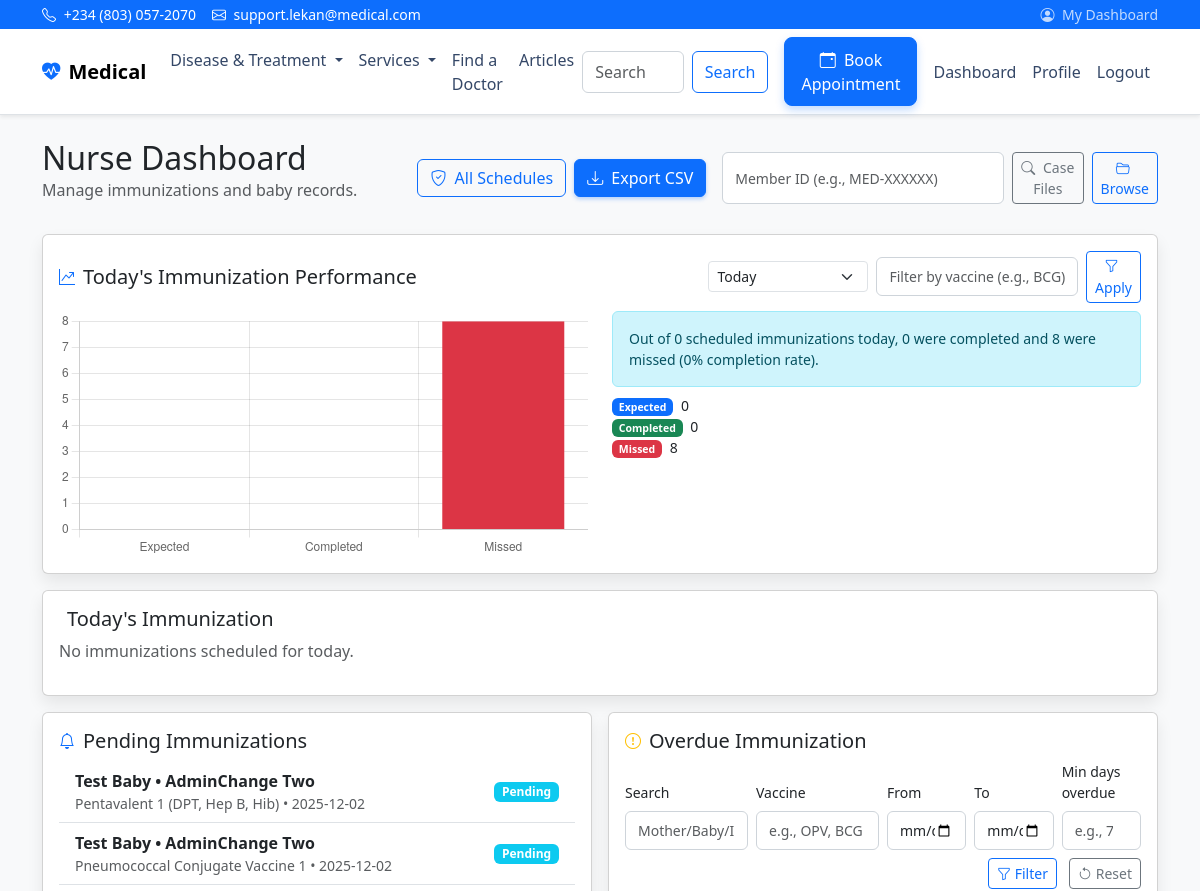
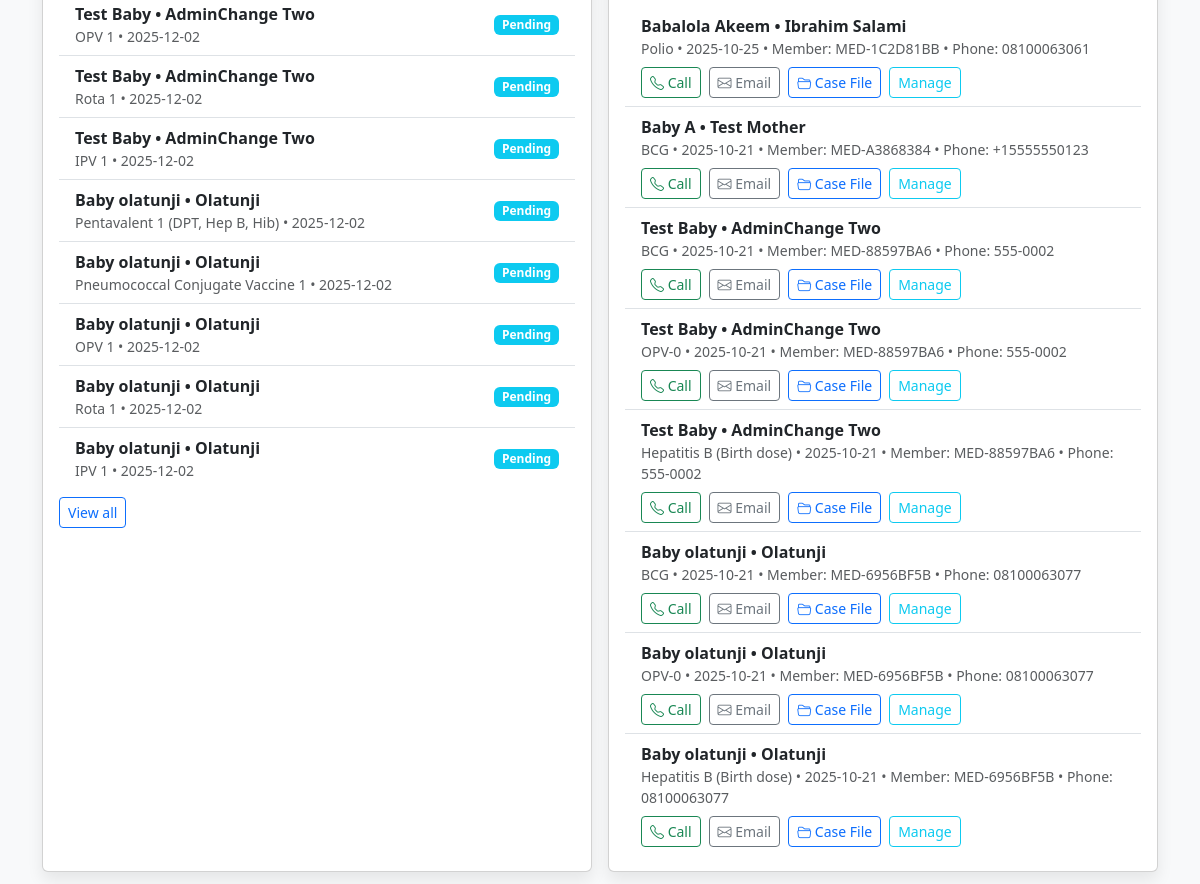
Page /dashboard/nurse/ (signed in, upper part) on the earlier database version (2 pictures, top to bottom).
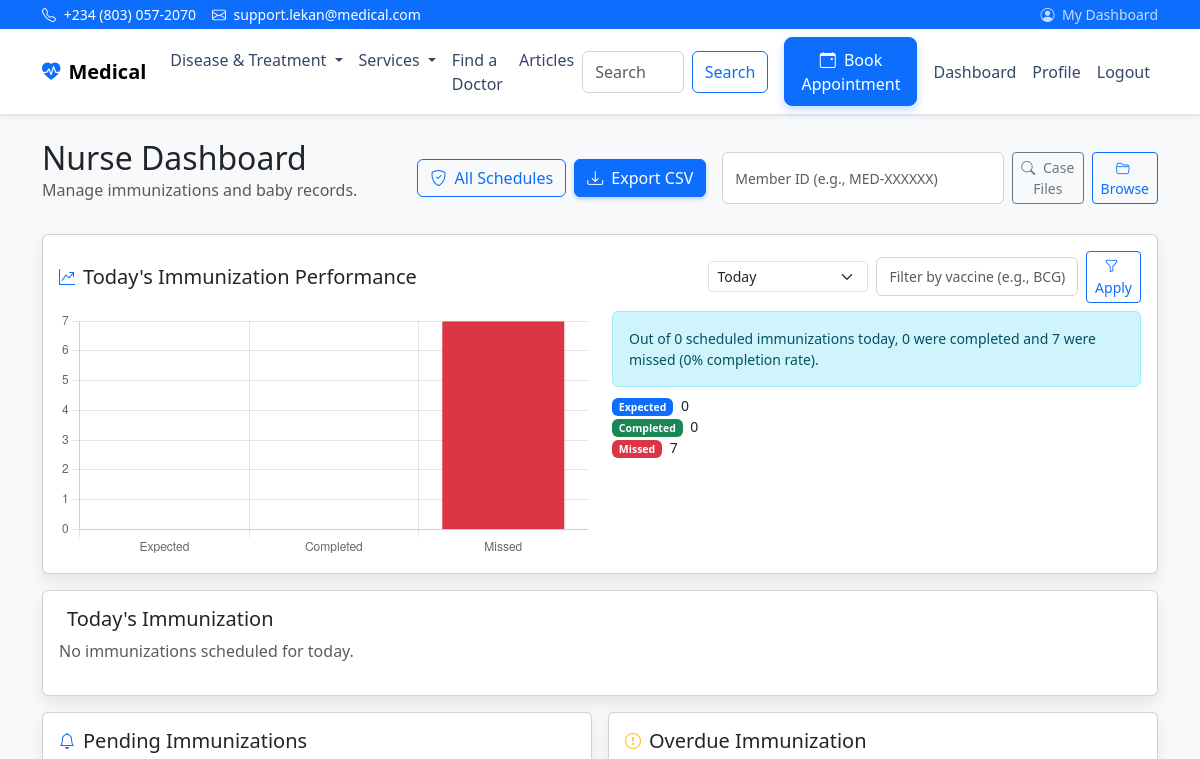
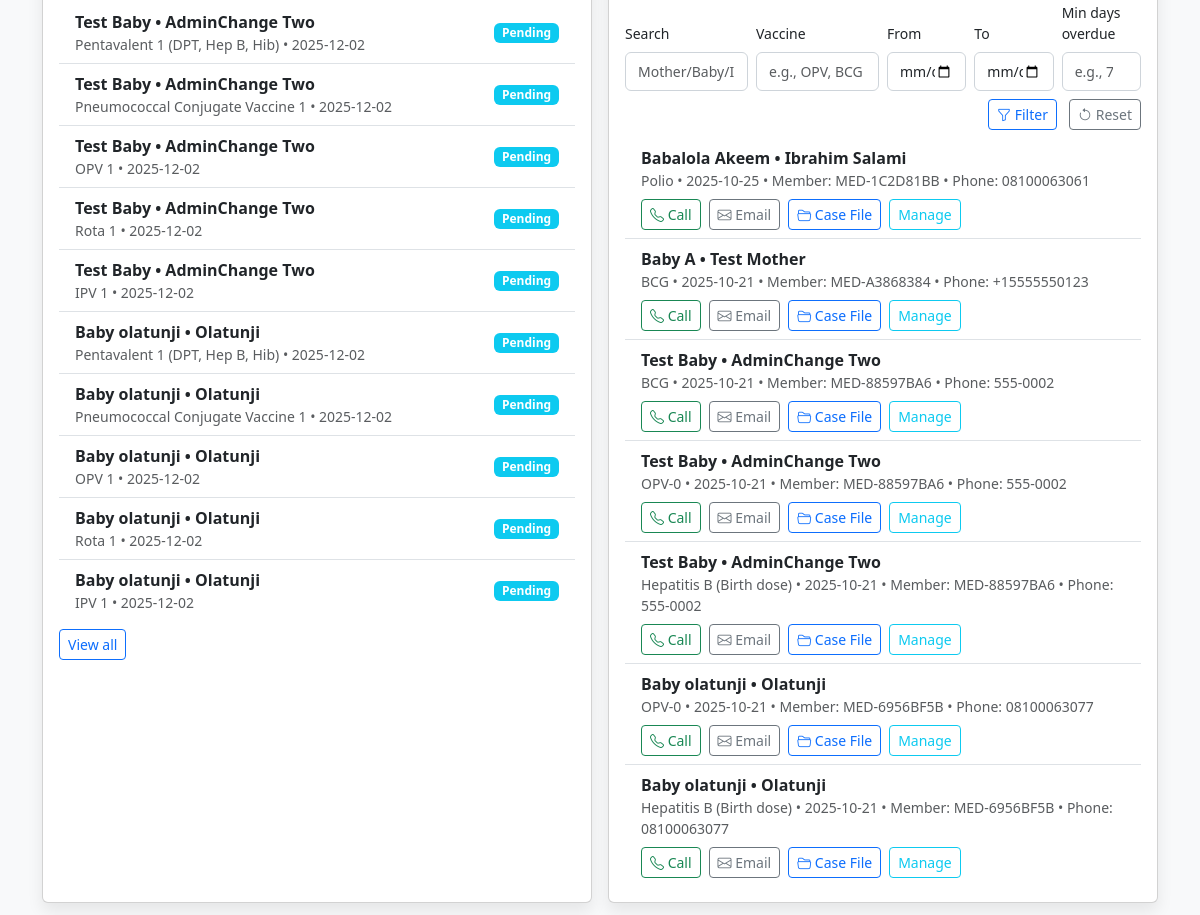
Same page on the later database version (2 pictures, top to bottom).
### immunization/models.py (models this page shows, shortened)
class ImmunizationSchedule(models.Model):
    STATUS_CHOICES = (
        ('DUE', 'Pending'),  # display "Pending" for patient-facing UI
        ('DONE', 'Done'),
        ('MISSED', 'Missed'),
    )
    baby = models.ForeignKey(BabyProfile, on_delete=models.CASCADE, related_name='immunizations')
    vaccine_name = models.CharField(max_length=100)
    scheduled_date = models.DateField()
    status = models.CharField(max_length=10, choices=STATUS_CHOICES, default='DUE')
    notes = models.TextField(blank=True)
    date_completed = models.DateField(blank=True, null=True)
    visible_to_mother = models.BooleanField(default=False)
    approved_by = models.ForeignKey(USER_MODEL, on_delete=models.SET_NULL, null=True, blank=True, related_name='approved_immunizations')
    approved_at = models.DateTimeField(null=True, blank=True)
    administered_by = models.ForeignKey(USER_MODEL, on_delete=models.SET_NULL, null=True, blank=True, related_name='administered_immunizations')
    administered_at = models.DateTimeField(null=True, blank=True)
    batch_number = models.CharField(max_length=120, blank=True)
    manufacturer = models.CharField(max_length=120, blank=True)
    administration_site = models.CharField(max_length=64, blank=True, help_text='e.g., Left Arm, Right Thigh')
    post_observation_notes = models.TextField(blank=True)
    rescheduled_for = models.DateField(null=True, blank=True)
    reschedule_reason = models.CharField(max_length=200, blank=True)

### patients/models.py (models this page shows, shortened)
class BabyProfile(models.Model):
    mother = models.ForeignKey(MotherProfile, on_delete=models.CASCADE, related_name='babies')
    name = models.CharField(max_length=255)
    hospital_id = models.CharField(max_length=20, unique=True, blank=True, null=True)
    gender = models.CharField(max_length=20, blank=True)
    date_of_birth = models.DateField()
    weight_kg = models.DecimalField(max_digits=5, decimal_places=2, null=True, blank=True)
    height_cm = models.DecimalField(max_digits=5, decimal_places=2, null=True, blank=True)
    apgar_score = models.CharField(max_length=20, blank=True)
    blood_type = models.CharField(max_length=10, blank=True)
    registered_by = models.ForeignKey(settings.AUTH_USER_MODEL, on_delete=models.SET_NULL, null=True, blank=True)
    created_at = models.DateTimeField(auto_now_add=True)

class MotherProfile(models.Model):
    user = models.OneToOneField(settings.AUTH_USER_MODEL, on_delete=models.CASCADE, related_name='mother_profile')
    member_id = models.CharField(max_length=20, unique=True, blank=True, null=True)
    full_name = models.CharField(max_length=255)
    age = models.PositiveIntegerField(null=True, blank=True)
    address = models.TextField(blank=True)
    phone_number = models.CharField(max_length=20, blank=True)
    marital_status = models.CharField(max_length=50, blank=True)
    occupation = models.CharField(max_length=100, blank=True)
    profile_picture = models.ImageField(upload_to='profiles/', null=True, blank=True)
    blood_type = models.CharField(max_length=10, blank=True)
    allergies = models.TextField(blank=True)
    previous_pregnancies = models.TextField(blank=True)
    existing_conditions = models.TextField(blank=True)
    emergency_contact = models.CharField(max_length=255, blank=True)
    created_at = models.DateTimeField(auto_now_add=True)
    updated_at = models.DateTimeField(auto_now=True)

### admin_dashboard/views.py (the view, shortened to what this page needs)
# urls.py: path('dashboard/nurse/', nurse_dashboard, name='nurse_dashboard'),
@role_required('NURSE')
def nurse_dashboard(request):
    today = timezone.now().date()
    due = ImmunizationSchedule.objects.filter(status='DUE', scheduled_date__gte=today).order_by('scheduled_date')[:10]
    overdue_qs = ImmunizationSchedule.objects.select_related('baby', 'baby__mother').filter(
        status='DUE', scheduled_date__lt=today
    )
    over_q = (request.GET.get('over_q') or '').strip()
    over_vaccine = (request.GET.get('over_vaccine') or '').strip()
    over_start = (request.GET.get('over_start') or '').strip()
    over_end = (request.GET.get('over_end') or '').strip()
    over_days = (request.GET.get('over_days') or '').strip()
    if over_vaccine:
        overdue_qs = overdue_qs.filter(vaccine_name__icontains=over_vaccine)
    try:
        if over_start:
            overdue_qs = overdue_qs.filter(scheduled_date__gte=date.fromisoformat(over_start))
    except Exception:
        pass
    try:
        if over_end:
            overdue_qs = overdue_qs.filter(scheduled_date__lte=date.fromisoformat(over_end))
    except Exception:
        pass
    try:
        if over_days:
            days_int = int(over_days)
            cutoff = today - timezone.timedelta(days=days_int)
            overdue_qs = overdue_qs.filter(scheduled_date__lte=cutoff)
    except Exception:
        pass
    overdue = overdue_qs.order_by('-scheduled_date')
    missed_qs = ImmunizationSchedule.objects.select_related('baby', 'baby__mother').filter(status='MISSED')
    miss_q = (request.GET.get('miss_q') or '').strip()
    miss_vaccine = (request.GET.get('miss_vaccine') or '').strip()
    miss_start = (request.GET.get('miss_start') or '').strip()
    miss_end = (request.GET.get('miss_end') or '').strip()
    miss_days = (request.GET.get('miss_days') or '').strip()
    if miss_vaccine:
        missed_qs = missed_qs.filter(vaccine_name__icontains=miss_vaccine)
    try:
        if miss_start:
            missed_qs = missed_qs.filter(scheduled_date__gte=date.fromisoformat(miss_start))
    except Exception:
        pass
    try:
        if miss_end:
            missed_qs = missed_qs.filter(scheduled_date__lte=date.fromisoformat(miss_end))
    except Exception:
        pass
    try:
        if miss_days:
            days_int = int(miss_days)
            cutoff = today - timezone.timedelta(days=days_int)
            missed_qs = missed_qs.filter(scheduled_date__lte=cutoff)
    except Exception:
        pass
    missed = missed_qs.order_by('-scheduled_date')
    babies = BabyProfile.objects.order_by('-created_at')[:5]
    range_key = (request.GET.get('range') or 'today').lower()
    vaccine = request.GET.get('vaccine') or None
    perf = get_immunization_stats(range_key, vaccine)
    today_items = ImmunizationSchedule.objects.select_related('baby', 'baby__mother').filter(scheduled_date=today).order_by('baby__name', 'vaccine_name')
    return render(request, 'admin_dashboard/nurse.html', {
        'due_schedules': due,
        'overdue_schedules': overdue,
        'missed_schedules': missed,
        'recent_babies': babies,
        'immunization_perf': perf,
        'today_immunizations': today_items,
    })

### admin_dashboard/views.py (called while the page is built)
def _get_range_dates(range_key: str, today):
    range_key = (range_key or 'today').lower()
    if range_key == 'week':
        start = today - timezone.timedelta(days=today.weekday())
        end = start + timezone.timedelta(days=6)
        label = 'this week'
    elif range_key == 'month':
        start = today.replace(day=1)
        end = today
        label = 'this month'
    else:
        start = today
        end = today
        label = 'today'
    return start, end, label

### templates/admin_dashboard/nurse.html (shortened to what the changed rows need)
{% extends "base.html" %}
{% block content %}
  <div class="d-flex justify-content-between align-items-center mb-3">
    <div>
      <h2 class="mb-0">Nurse Dashboard</h2>
    </div>
  </div>
  <div class="card card-shadow mb-3">
    <div class="card-body">
      <div class="row">
        <div class="col-md-6">
          <canvas id="nurseImmunizationChart" height="140"></canvas>
        </div>
        <div class="col-md-6">
          <div class="alert alert-info small mb-0">{{ immunization_perf.summary_text }}</div>
          <ul class="list-unstyled mt-2 small mb-0">
            <li><span class="badge bg-primary me-1">Expected</span> {{ immunization_perf.expected }}</li>
            <li><span class="badge bg-success me-1">Completed</span> {{ immunization_perf.completed }}</li>
            <li><span class="badge bg-danger me-1">Missed</span> {{ immunization_perf.missed }}</li>
          </ul>
        </div>
      </div>
    </div>
  </div>
  <div class="row g-3">
    <div class="col-md-6">
      <div class="card card-shadow h-100">
        <div class="card-body">
          {% if due_schedules %}
            <ul class="list-group list-group-flush">
              {% for s in due_schedules %}
                <li class="list-group-item d-flex justify-content-between align-items-center">
                  <div>
                    <div class="fw-semibold">{{ s.baby.name }} • {{ s.baby.mother.full_name }}</div>
                    <div class="text-muted small">{{ s.vaccine_name }} • {{ s.scheduled_date|date:"Y-m-d" }}</div>
                  </div>
                  <span class="badge bg-info">Pending</span>
                </li>
              {% endfor %}
            </ul>
          {% else %}
            <p class="text-muted">No pending immunizations.</p>
          {% endif %}
        </div>
      </div>
    </div>
    <div class="col-md-6">
      <div class="card card-shadow h-100">
        <div class="card-body">
          {% if overdue_schedules %}
            <ul class="list-group list-group-flush">
              {% for s in overdue_schedules %}
                <li class="list-group-item">
                  <div class="fw-semibold">{{ s.baby.name }} • {{ s.baby.mother.full_name }}</div>
                  <div class="text-muted small">
                    {{ s.vaccine_name }} • {{ s.scheduled_date|date:"Y-m-d" }}
                    • Member: {{ s.baby.mother.member_id|default:"-" }}
                    • Phone: {{ s.baby.mother.phone_number|default:"-" }}
                  </div>
                  <div class="mt-2 d-flex flex-wrap gap-2">
                    {% if s.baby.mother.phone_number %}
                      <a class="btn btn-sm btn-outline-success" href="tel:{{ s.baby.mother.phone_number }}"><i class="bi bi-telephone"></i> Call</a>
                    {% endif %}
                    {% if s.baby.mother.user and s.baby.mother.user.email %}
                      <a class="btn btn-sm btn-outline-secondary" href="mailto:{{ s.baby.mother.user.email }}?subject=Overdue%20{{ s.vaccine_name }}&body=Dear%20{{ s.baby.mother.full_name }},%20{{ s.vaccine_name }}%20for%20{{ s.baby.name }}%20was%20scheduled%20on%20{{ s.scheduled_date|date:'Y-m-d' }}%20and%20is%20now%20overdue."><i class="bi bi-envelope"></i> Email</a>
                    {% endif %}
                    <a class="btn btn-sm btn-outline-primary" href="{% url 'casefiles_open' s.baby.mother.id %}"><i class="bi bi-folder2-open"></i> Case File</a>
                    <a class="btn btn-sm btn-outline-info" href="{% url 'immunization_manage_baby' s.baby.id %}"> Manage</a>
                  </div>
                </li>
              {% endfor %}
            </ul>
          {% else %}
            <p class="text-muted">No overdue immunizations.</p>
          {% endif %}
        </div>
      </div>
    </div>
  </div>
  <script>
    (function() {
      const expected = {{ immunization_perf.expected|default:0 }};
      const completed = {{ immunization_perf.completed|default:0 }};
      const missed = {{ immunization_perf.missed|default:0 }};
      const total = expected + completed + missed;
      const pct = (val) => total ? Math.round((val / total) * 100) : 0;
      const ctx = document.getElementById('nurseImmunizationChart').getContext('2d');
      new Chart(ctx, {
        type: 'bar',
        data: {
          labels: ['Expected', 'Completed', 'Missed'],
          datasets: [{
            label: 'Count',
            data: [expected, completed, missed],
            backgroundColor: ['#0d6efd', '#198754', '#dc3545']
          }]
        },
        options: {
          responsive: true,
          plugins: {
            tooltip: {
              callbacks: {
                label: function(context) {
                  const label = context.label || '';
                  const value = context.raw || 0;
                  return `${label}: ${value} (${pct(value)}%)`;
                }
              }
            },
            legend: { display: false },
            title: { display: false }
          },
          scales: { y: { beginAtZero: true, ticks: { stepSize: 1 } } }
        }
      });
    })();
  </script>
{% endblock %}

Differences in the rows shown:
no longer on this page (row edited): ImmunizationSchedule: baby.name "Baby olatunji", baby.mother.full_name "Olatunji", vaccine_name "BCG", scheduled_date "2025-10-21", baby.mother.member_id "MED-6956BF5B", baby.mother.phone_number "08100063077", shown under "Overdue Immunization"
Other differences:
chart data {{ immunization_perf.missed|default:0 }}: 8 → 7
{{ immunization_perf.summary_text }}: "Out of 0 scheduled immunizations today, 0 were completed and 8 were missed (0% completion rate)." → "Out of 0 scheduled immunizations today, 0 were completed and 7 were missed (0% completion rate)."
{{ immunization_perf.missed }}: "8" → "7"
